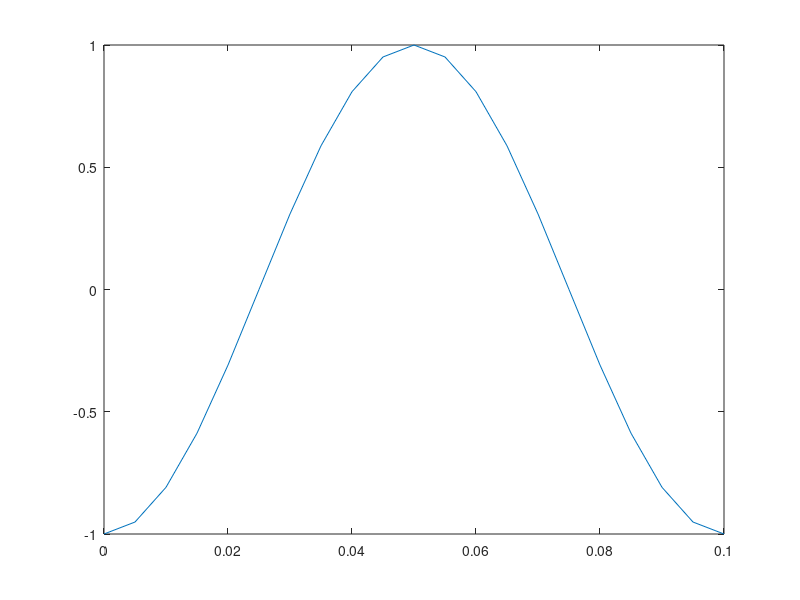

The MATLAB source for this figure: (Note: this script raises an error after producing the figure.)
%% experiment_avg_vs_cov

f = 10;
fs = 200;
step = 1/fs;
T = 1/f;
t = 0:step:T;
a = -1*cos(2*pi*f*t);

plot(t,a);

%%
aet_analysis_power(a)

nsamples = length(a);
a_zero = a - mean(a);
a_power = trace(a_zero*a_zero'/nsamples)
a_power = trace(a*a'/nsamples)
a_power = mean(a_zero.^2)
a_power = mean(a.^2)

b = sqrt(length(b)/length(a))*[a zeros(1,400)];
aet_analysis_power(b)

nsamples = length(b);
b_zero = b - mean(b);
b_power = trace(b_zero*b_zero'/nsamples)
b_power = trace(b*b'/nsamples)
b_power = mean(b_zero.^2)
b_power = mean(b.^2)

%% compare covariance eigenvalues
% data set 1: ensemble average data with SNR 10 dB
% data set 2: single trial data with SNR 10 dB

fprintf('\nmult17lag40 ensemble\n');
sim_file = 'sim_data_bem_1_100t_5000s';
source_file = 'src_param_mult_cortical_source_17_lag40';
dataset{1} = SimDataSetEEG(sim_file,source_file,10,'iter',1);
check_eeg_svd(dataset{1},'neig',10);

fprintf('\nmult17lag40 single\n');
sim_file = 'sim_data_bem_1_1000t_200s_keeptrials_snrpertrial';
source_file = 'src_param_mult_cortical_source_17_lag40';
dataset{2} = SimDataSetEEG(sim_file,source_file,10,'iter',1);
check_eeg_svd(dataset{1},'neig',10,'samples',1:200);

fprintf('\nmult18lag40 single\n');
sim_file = 'sim_data_bem_1_1000t_200s_keeptrials_snrpertrial';
source_file = 'src_param_mult_cortical_source_18_lag40';
dataset{2} = SimDataSetEEG(sim_file,source_file,10,'iter',1);
check_eeg_svd(dataset{1},'neig',10,'samples',1:200);